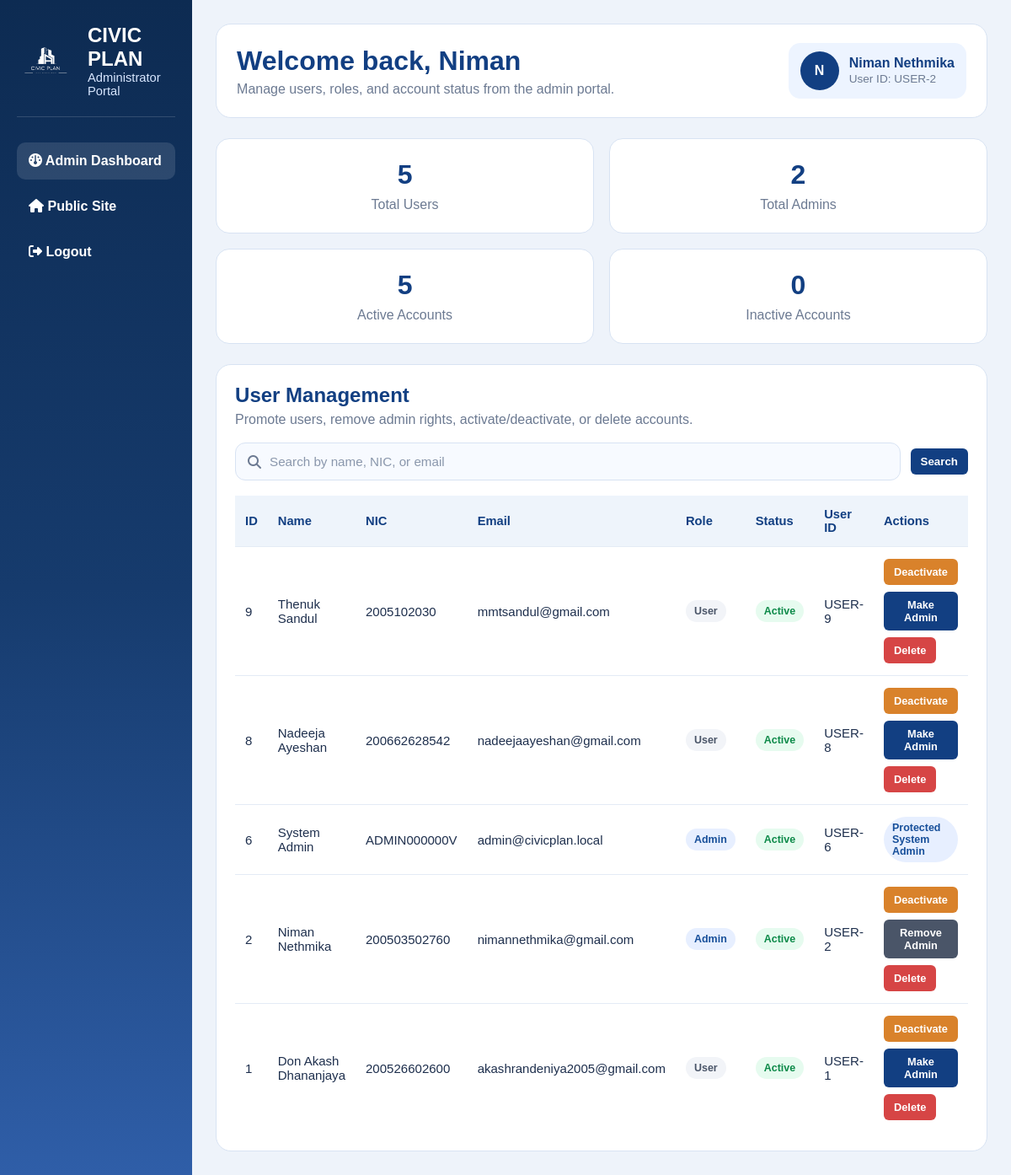
Screenshot of /admin/dashboard (signed in) with the database file from the repository.
### tables this page shows
CREATE TABLE users (
    user_id INTEGER PRIMARY KEY AUTOINCREMENT,
    first_name TEXT NOT NULL,
    last_name TEXT NOT NULL,
    phone_number TEXT,
    email TEXT UNIQUE NOT NULL,
    password_hash TEXT NOT NULL,
    date_of_birth TEXT,
    address TEXT,
    city TEXT,
    nic TEXT UNIQUE NOT NULL,
    is_admin BOOLEAN DEFAULT FALSE,
    created_at TEXT DEFAULT CURRENT_TIMESTAMP
, employee_id TEXT, is_active BOOLEAN DEFAULT 1);

### routes/admin_routes.py (the view)
@admin_bp.route("/admin/dashboard")
def admin_dashboard():
    admin_user, redirect_response = admin_required()
    if redirect_response:
        return redirect_response
    search_query = request.args.get("search", "").strip()
    conn = get_connection()
    cursor = conn.cursor()
    cursor.execute("SELECT COUNT(*) AS total_users FROM users")
    total_users = cursor.fetchone()["total_users"]
    cursor.execute("SELECT COUNT(*) AS total_admins FROM users WHERE is_admin = 1")
    total_admins = cursor.fetchone()["total_admins"]
    cursor.execute("SELECT COUNT(*) AS active_users FROM users WHERE is_active = 1")
    active_users = cursor.fetchone()["active_users"]
    cursor.execute("SELECT COUNT(*) AS inactive_users FROM users WHERE is_active = 0")
    inactive_users = cursor.fetchone()["inactive_users"]
    if search_query:
        like_term = f"%{search_query}%"
        cursor.execute(
            """
            SELECT *
            FROM users
            WHERE (
                first_name || ' ' || last_name LIKE ?
                OR first_name LIKE ?
                OR last_name LIKE ?
                OR nic LIKE ?
                OR email LIKE ?
            )
            ORDER BY created_at DESC, user_id DESC
            """,
            (like_term, like_term, like_term, like_term, like_term),
        )
    else:
        cursor.execute(
            """
            SELECT *
            FROM users
            ORDER BY created_at DESC, user_id DESC
            """
        )
    users = cursor.fetchall()
    conn.close()
    return render_template(
        "admin_dashboard.html",
        user=admin_user,
        users=users,
        total_users=total_users,
        total_admins=total_admins,
        active_users=active_users,
        inactive_users=inactive_users,
        search_query=search_query,
    )

### database/db_connection.py (called while the page is built)
def get_connection():
    conn = sqlite3.connect(db_path)
    conn.row_factory = sqlite3.Row
    conn.execute("PRAGMA foreign_keys = ON")
    return conn

### routes/admin_routes.py (called while the page is built)
def get_current_user():
    if "user_id" not in session:
        return None
    conn = get_connection()
    cursor = conn.cursor()
    cursor.execute("""
        SELECT * FROM users
        WHERE user_id = ?
    """, (session["user_id"],))
    user = cursor.fetchone()
    conn.close()
    return user

def admin_required():
    user = get_current_user()
    if not user:
        flash("Please sign in first.", "error")
        return None, redirect(url_for("auth.login"))
    if not user["is_admin"]:
        flash("Admin access only.", "error")
        return None, redirect(url_for("main.dashboard"))
    return user, None

### templates/admin_dashboard.html (shortened to what this page needs)
<!DOCTYPE html>
<html lang="en">
<head>
    <link rel="stylesheet" href="{{ url_for('static', filename='admin_dashboard.css') }}" />
    <link rel="stylesheet" href="https://cdnjs.cloudflare.com/ajax/libs/font-awesome/6.5.0/css/all.min.css" />
</head>
<body>
    <div class="admin-shell">
        <aside class="sidebar">
            <div class="sidebar-brand">
                <img src="{{ url_for('static', filename='images/logo-removebackground.png') }}" alt="Logo">
                <div>
                    <h2>CIVIC PLAN</h2>
                    <p>Administrator Portal</p>
                </div>
            </div>
            <nav class="sidebar-nav">
                <a href="{{ url_for('admin.admin_dashboard') }}" class="active">
                    <i class="fa-solid fa-gauge"></i> Admin Dashboard
                </a>
                <a href="{{ url_for('main.dashboard') }}">
                    <i class="fa-solid fa-house"></i> Public Site
                </a>
                <a href="{{ url_for('auth.logout') }}">
                    <i class="fa-solid fa-right-from-bracket"></i> Logout
                </a>
            </nav>
        </aside>
        <main class="main-content">
            <header class="topbar">
                <div>
                    <h1>Welcome back, {{ user['first_name'] }}</h1>
                    <p>Manage users, roles, and account status from the admin portal.</p>
                </div>
                <div class="admin-chip">
                    <div class="avatar">{{ user['first_name'][0] | upper }}</div>
                    <div>
                        <strong>{{ user['first_name'] }} {{ user['last_name'] }}</strong>
                        <span>User ID: USER-{{ user['user_id'] }}</span>
                    </div>
                </div>
            </header>
            <section class="stats-grid">
                <div class="stat-card">
                    <h3>{{ total_users }}</h3>
                    <p>Total Users</p>
                </div>
                <div class="stat-card">
                    <h3>{{ total_admins }}</h3>
                    <p>Total Admins</p>
                </div>
                <div class="stat-card">
                    <h3>{{ active_users }}</h3>
                    <p>Active Accounts</p>
                </div>
                <div class="stat-card">
                    <h3>{{ inactive_users }}</h3>
                    <p>Inactive Accounts</p>
                </div>
            </section>
            <section class="panel">
                <div class="panel-header">
                    <h2>User Management</h2>
                    <p>Promote users, remove admin rights, activate/deactivate, or delete accounts.</p>
                </div>
                <form class="search-form" method="GET" action="{{ url_for('admin.admin_dashboard') }}">
                    <div class="search-input-group">
                        <i class="fa-solid fa-magnifying-glass"></i>
                        <input type="text" name="search" placeholder="Search by name, NIC, or email"
                            value="{{ search_query if search_query else '' }}" />
                    </div>
                    <button type="submit" class="btn primary">Search</button>
                </form>
                <div class="table-wrap">
                    <table>
                        <thead>
                            <tr>
                                <th>ID</th>
                                <th>Name</th>
                                <th>NIC</th>
                                <th>Email</th>
                                <th>Role</th>
                                <th>Status</th>
                                <th>User ID</th>
                                <th>Actions</th>
                            </tr>
                        </thead>
                        <tbody>
                            {% if users %}
                            {% for u in users %}
                            <tr>
                                <td>{{ u['user_id'] }}</td>
                                <td>{{ u['first_name'] }} {{ u['last_name'] }}</td>
                                <td>{{ u['nic'] if u['nic'] else '-' }}</td>
                                <td>{{ u['email'] }}</td>
                                <td>
                                    {% if u['is_admin'] %}
                                    <span class="badge admin">Admin</span>
                                    {% else %}
                                    <span class="badge user">User</span>
                                    {% endif %}
                                </td>
                                <td>
                                    {% if u['is_active'] %}
                                    <span class="badge active">Active</span>
                                    {% else %}
                                    <span class="badge inactive">Inactive</span>
                                    {% endif %}
                                </td>
                                <td>USER-{{ u['user_id'] }}</td>
                                <td>
                                    {% set is_system_admin = (u['email'] == 'admin@civicplan.local' and u['nic'] ==
                                    'ADMIN000000V') %}
                                    {% if is_system_admin %}
                                    <div class="action-buttons">
                                        <span class="badge admin">Protected System Admin</span>
                                    </div>
                                    {% else %}
                                    <div class="action-buttons">
                                        <form action="{{ url_for('admin.toggle_user_status', user_id=u['user_id']) }}"
                                            method="POST">
                                            <button type="submit" class="btn small warning">
                                                {% if u['is_active'] %}Deactivate{% else %}Activate{% endif %}
                                            </button>
                                        </form>
                                        {% if not u['is_admin'] %}
                                        <form action="{{ url_for('admin.make_admin', user_id=u['user_id']) }}"
                                            method="POST">
                                            <button type="submit" class="btn small primary">Make Admin</button>
                                        </form>
                                        {% else %}
                                        <form action="{{ url_for('admin.remove_admin', user_id=u['user_id']) }}"
                                            method="POST">
                                            <button type="submit" class="btn small secondary">Remove Admin</button>
                                        </form>
                                        {% endif %}
                                        <form action="{{ url_for('admin.delete_user', user_id=u['user_id']) }}"
                                            method="POST"
                                            onsubmit="return confirm('Are you sure you want to delete this user?');">
                                            <button type="submit" class="btn small danger">Delete</button>
                                        </form>
                                    </div>
                                    {% endif %}
                                </td>
                            </tr>
                            {% endfor %}
                            {% else %}
                            <tr>
                                <td colspan="8" class="no-results">No users found.</td>
                            </tr>
                            {% endif %}
                        </tbody>
                    </table>
                </div>
            </section>
        </main>
    </div>
</body>
</html>

### static/admin_dashboard.css (style rules this page uses)
* { margin: 0; padding: 0; box-sizing: border-box; font-family: Arial, Helvetica, sans-serif; }
body { background: #eef3fa; color: #1e2f4d; }
.admin-shell { display: flex; min-height: 100vh; }
.sidebar { width: 280px; background: linear-gradient(to bottom, #0d2b52, #163b6d, #2f5ea8); color: white; padding: 28px 20px; }
.sidebar-brand { display: flex; align-items: center; gap: 14px; margin-bottom: 30px; padding-bottom: 22px; border-bottom: 1px solid rgba(255, 255, 255, 0.15); }
.sidebar-brand img { width: 70px; height: auto; }
.sidebar-brand h2 { font-size: 1.5rem; }
.sidebar-brand p { color: #d8e7ff; font-size: 0.92rem; }
.sidebar-nav { display: flex; flex-direction: column; gap: 10px; }
.sidebar-nav a { color: white; text-decoration: none; padding: 13px 14px; border-radius: 10px; font-weight: 600; }
.sidebar-nav a:hover, .sidebar-nav a.active { background: rgba(255, 255, 255, 0.12); }
.main-content { flex: 1; padding: 28px; }
.topbar { background: white; border-radius: 18px; padding: 22px 24px; display: flex; justify-content: space-between; align-items: center; margin-bottom: 24px; border: 1px solid #d8e3f3; }
.topbar h1 { color: #123f82; font-size: 2rem; margin-bottom: 6px; }
.topbar p { color: #6c7a92; }
.admin-chip { display: flex; align-items: center; gap: 12px; background: #edf4ff; padding: 10px 14px; border-radius: 14px; }
.avatar { width: 46px; height: 46px; border-radius: 50%; background: #123f82; color: white; display: flex; align-items: center; justify-content: center; font-weight: 800; }
.admin-chip strong { display: block; color: #123f82; }
.admin-chip span { font-size: 0.85rem; color: #6c7a92; }
.stats-grid { display: grid; grid-template-columns: repeat(4, 1fr); gap: 18px; margin-bottom: 24px; }
.stat-card { background: white; border: 1px solid #d8e3f3; border-radius: 16px; padding: 24px 20px; text-align: center; }
.stat-card h3 { font-size: 2rem; color: #123f82; margin-bottom: 8px; }
.stat-card p { color: #6c7a92; }
.panel { background: white; border: 1px solid #d8e3f3; border-radius: 18px; padding: 22px; }
.panel-header { margin-bottom: 18px; }
.panel-header h2 { color: #123f82; margin-bottom: 6px; }
.panel-header p { color: #6c7a92; }
.search-form { display: flex; align-items: center; gap: 12px; flex-wrap: wrap; margin-bottom: 18px; }
.search-input-group { flex: 1; min-width: 280px; display: flex; align-items: center; gap: 10px; background: #f7faff; border: 1px solid #d8e3f3; border-radius: 12px; padding: 0 14px; }
.search-input-group i { color: #6c7a92; }
.search-input-group input { width: 100%; border: none; outline: none; background: transparent; padding: 13px 0; font-size: 0.95rem; color: #1e2f4d; }
.search-input-group input::placeholder { color: #8a97ac; }
.table-wrap { overflow-x: auto; }
table { width: 100%; border-collapse: collapse; }
thead th { background: #eef4fb; color: #123f82; text-align: left; padding: 14px 12px; font-size: 0.92rem; }
tbody td { padding: 14px 12px; border-top: 1px solid #e4ebf5; font-size: 0.94rem; }
.badge { display: inline-block; padding: 6px 10px; border-radius: 999px; font-size: 0.78rem; font-weight: 700; }
.badge.admin { background: #e7efff; color: #174f9a; }
.badge.user { background: #f2f4f8; color: #4a5568; }
.badge.active { background: #e6fbef; color: #0d8a49; }
.action-buttons { display: flex; flex-wrap: wrap; gap: 8px; }
.btn { border: none; border-radius: 6px; padding: 8px 12px; color: white; cursor: pointer; font-weight: 700; text-decoration: none; }
.btn.small { font-size: 0.8rem; }
.btn.primary { background: #123f82; }
.btn.secondary { background: #4a5568; }
.btn.warning { background: #d9822b; }
.btn.danger { background: #d64545; }
@media (max-width: 1200px) { .stats-grid { grid-template-columns: repeat(2, 1fr); } }

### rows the page displays
users: first_name "Niman", first_name "N", last_name "Nethmika", user_id "2", nic "200503502760", email "nimannethmika@gmail.com", is_admin "Admin", is_active "Active"
users: user_id "9", first_name "Thenuk", last_name "Sandul", nic "2005102030", email "mmtsandul@gmail.com", is_admin "User", is_active "Active"
users: user_id "8", first_name "Nadeeja", last_name "Ayeshan", nic "200662628542", email "nadeejaayeshan@gmail.com", is_admin "User", is_active "Active"
users: user_id "6", first_name "System", last_name "Admin", nic "ADMIN000000V", email "admin@civicplan.local", is_admin "Admin", is_active "Active", shows "Protected System Admin"
users: user_id "1", first_name "Don Akash", last_name "Dhananjaya", nic "200526602600", email "akashrandeniya2005@gmail.com", is_admin "User", is_active "Active"

### other values shown
{{ total_users }} "5"
{{ total_admins }} "2"
{{ active_users }} "5"
{{ inactive_users }} "0"
